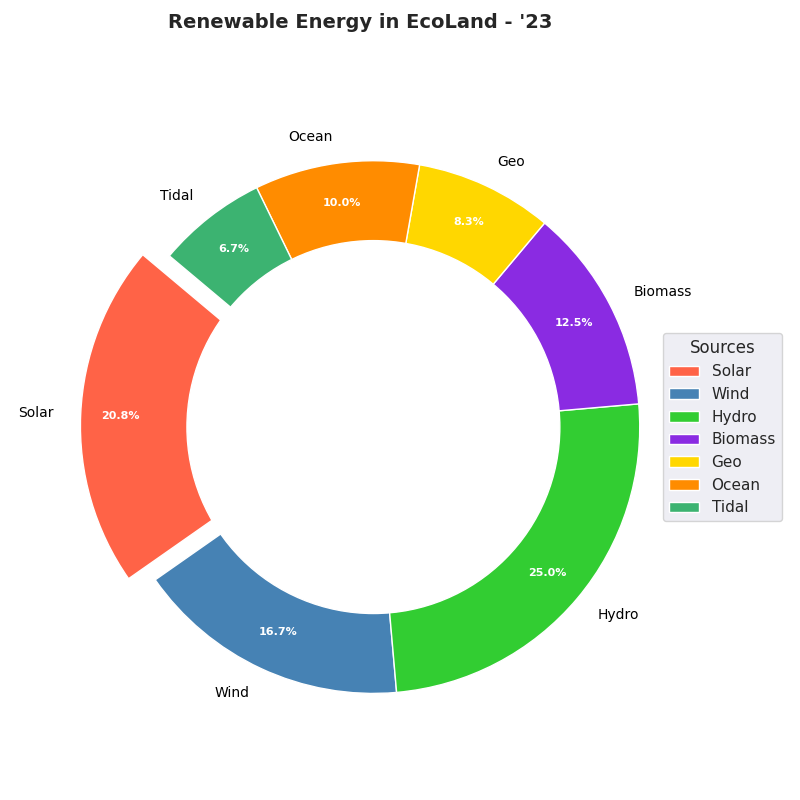

The script that drew this image:
import matplotlib.pyplot as plt

labels = ['Solar', 'Wind', 'Hydro', 'Biomass', 'Geo', 'Ocean', 'Tidal']
sizes = [25, 20, 30, 15, 10, 12, 8]
# New color palette applied to replace original ones
colors = ['#FF6347', '#4682B4', '#32CD32', '#8A2BE2', '#FFD700', '#FF8C00', '#3CB371']
explode = (0.1, 0, 0, 0, 0, 0, 0)

fig, ax = plt.subplots(figsize=(8, 8))
wedges, texts, autotexts = ax.pie(sizes, explode=explode, labels=labels, colors=colors, 
                                  autopct='%1.1f%%', startangle=140, pctdistance=0.85, 
                                  textprops=dict(color="w"))

for text in texts:
    text.set_fontsize(10)
    text.set_color('black')
for autotext in autotexts:
    autotext.set_fontsize(8)
    autotext.set_weight('bold')

centre_circle = plt.Circle((0,0), 0.70, fc='white')
fig.gca().add_artist(centre_circle)

ax.axis('equal')

plt.title("Renewable Energy in EcoLand - '23", fontsize=14, weight='bold', y=1.05)
plt.legend(wedges, labels, title="Sources", loc="center left", bbox_to_anchor=(1, 0, 0.5, 1))
plt.tight_layout()

plt.show()
